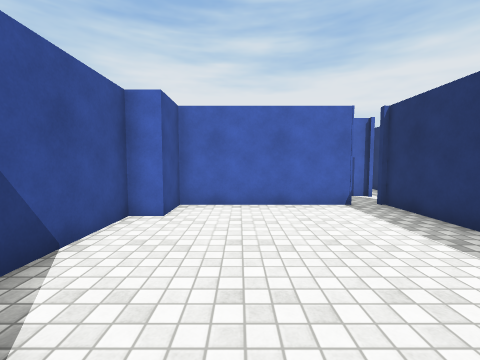
[1] (above)

19 first-person views from a walk through a scene from a Unity 3-D project. The camera is 1.3 m above the floor, tilts 4° down and sees 90° across. The floor is counted in squares, 1 m on a side. Each view is taken from the middle of a square. On the plan, view 1 faces up. The plan holds only what a view shows up to about 12 squares ahead; the rest is blank. Surface patterns are stand-ins for the level's own textures.

[2]
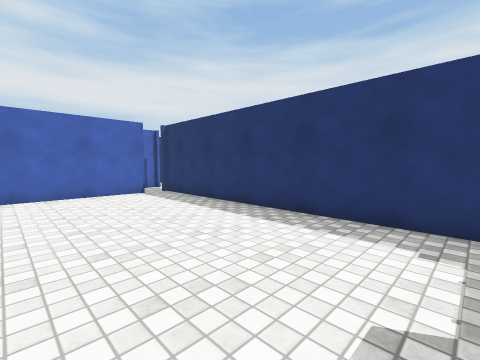

[3]
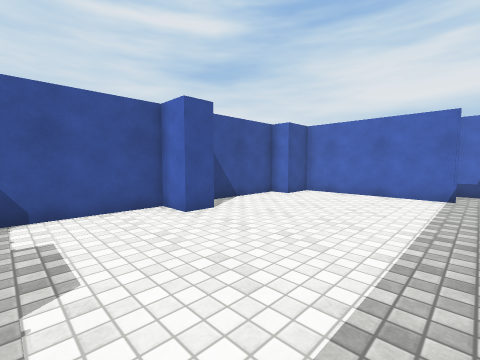

[4]
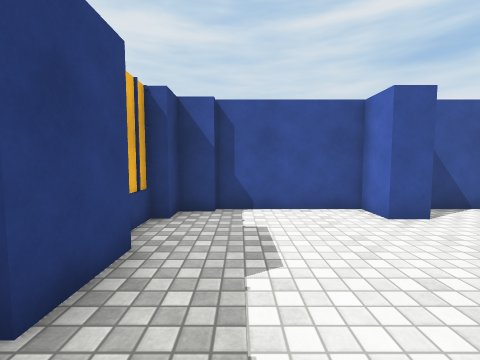

[5]
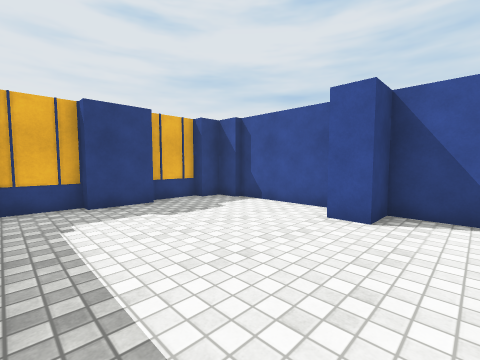

[6]
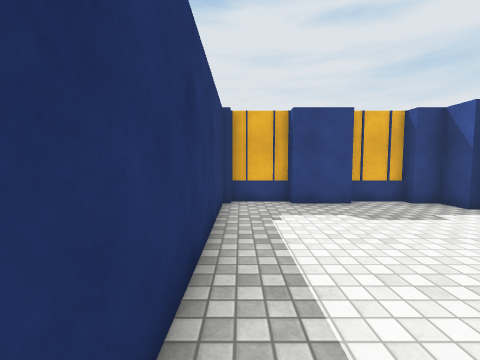

[7]
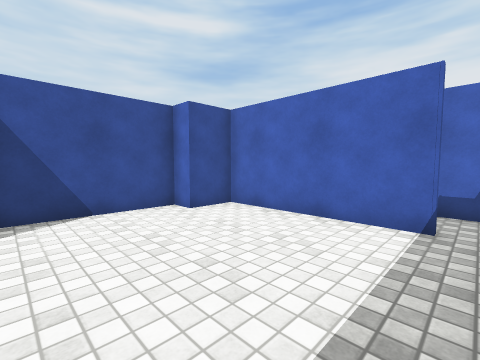

[8]
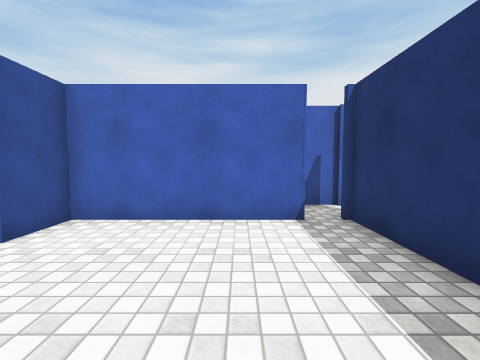

[9]
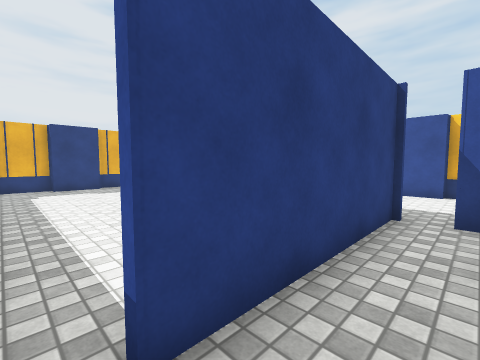

[10]
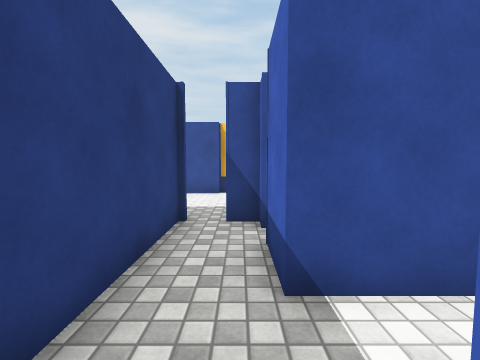

[11]
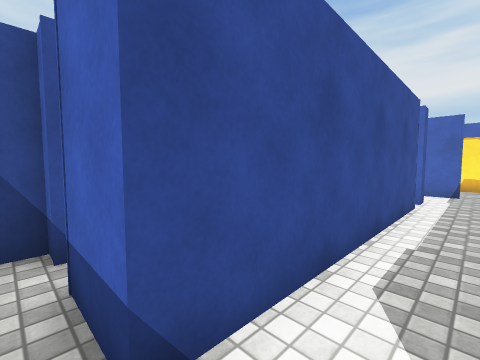

[12]
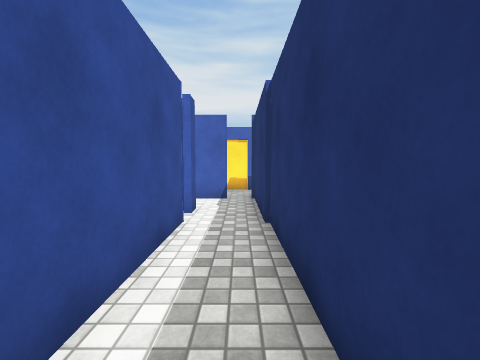

[13]
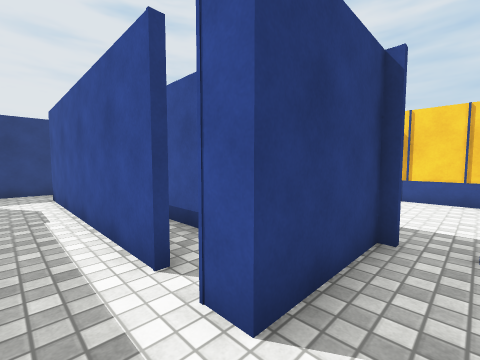

[14]
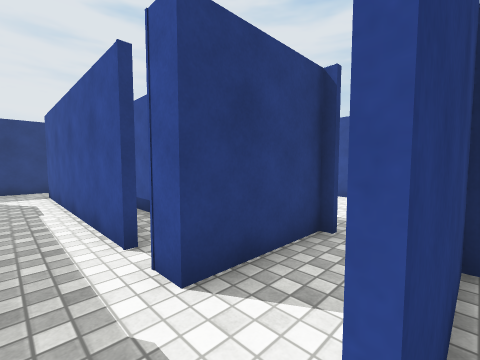

[15]
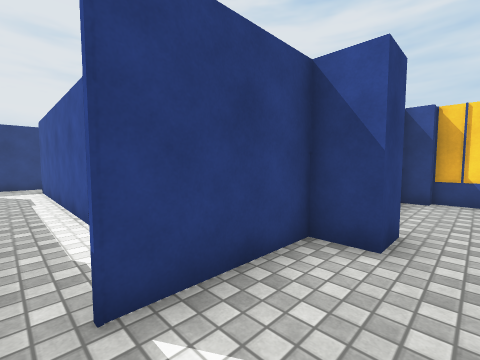

[16]
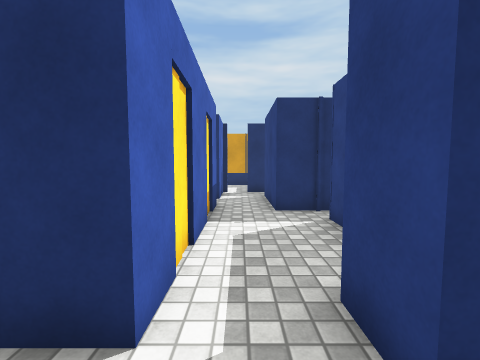

[17]
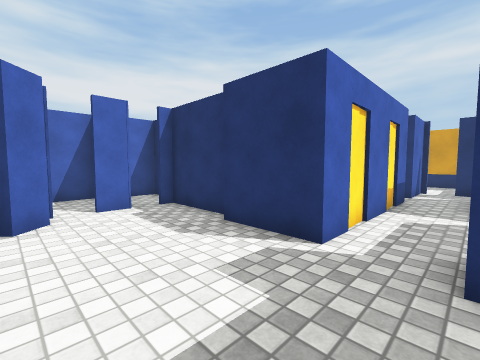

[18]
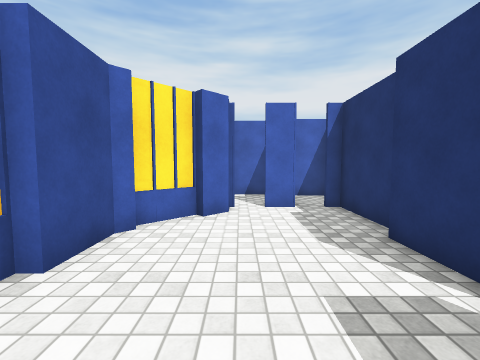

[19]
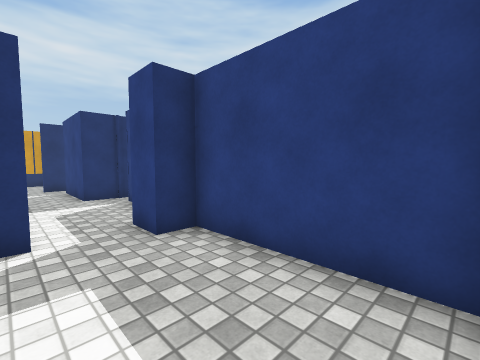

### Floor plan
Ten units are one square. View 1 is at (0, 0); x grows to the right and y downward. Boxes are objects, and circles mark ways between rooms. Rooms are numbered by the first view taken in them; rooms with no view inside come last. Other rooms are left out.
<svg viewBox="-82 -296 138 352">
<path fill="none" stroke="#000" d="M4 47 23 47M23 51 44 51M-15 51 2 51M46 46 46 -78M35 -75 -18 -75 -18 -58 -27 -58 -27 -14 -15 -14 -15 -5 -27 -5 -27 37 -23 37 -23 47 -15 47M51 -94 34 -94M7 -94 -9 -94M34 -94 25 -94M-23 -94 -23 -86M-24 -76 35 -76M7 -174 7 -94M27 -126 27 -180M16 -208 4 -208M-23 -189 7 -189 7 -181M25 -237 -14 -237M27 -205 27 -220M-18 -220 -18 -209 16 -209M-70 -267 -73 -264 -73 -248 -77 -248 -77 -220 -73 -220 -73 -212 -29 -212 -29 -220 -18 -220M-61 -280 -72 -270M-20 -265 -20 -291M-53 -284 -59 -278M-14 -237 -24 -237 -24 -262M-32 -291 -42 -291"/>
<circle cx="40" cy="-80" r="3" fill="#2a7"/>
<circle cx="30" cy="-90" r="3" fill="#2a7"/>
<circle cx="20" cy="-100" r="3" fill="#2a7"/>
<circle cx="20" cy="-210" r="3" fill="#2a7"/>
<circle cx="-20" cy="-230" r="3" fill="#2a7"/>
<text x="10" y="-10">1</text>
<text x="40" y="-90">2</text>
<text x="10" y="-90">3</text>
<text x="20" y="-160">4</text>
<text x="10" y="-220">5</text>
<text x="-50" y="-250">6</text>
</svg>
Room 1 opens to room 2. Room 2 opens to room 3. Room 3 opens to room 4. Room 4 opens to room 5. Room 5 opens to room 6.

Where each view was taken, in squares from view 1:
view 1: 0 up, 0 right, facing up
view 2: 3 down, 1 left, facing up-right
view 3: 3 down, 4 right, facing up-left
view 4: 3 down, 4 right, facing left
view 5: 3 up, 4 right, facing down-left
view 6: 3 up, 4 right, facing down
view 7: 2 up, 4 right, facing up-left
view 8: 2 up, 2 right, facing up
view 9: 9 up, 4 right, facing down-left
view 10: 9 up, 3 right, facing left
view 11: 9 up, 2 right, facing up-left
view 12: 12 up, 2 right, facing up
view 13: 20 up, 2 right, facing down-left
view 14: 21 up, 2 right, facing down-left
view 15: 23 up, 2 right, facing down-left
view 16: 23 up, 4 left, facing right
view 17: 22 up, 6 left, facing up-right
view 18: 22 up, 5 left, facing up
view 19: 24 up, 7 left, facing down-right
